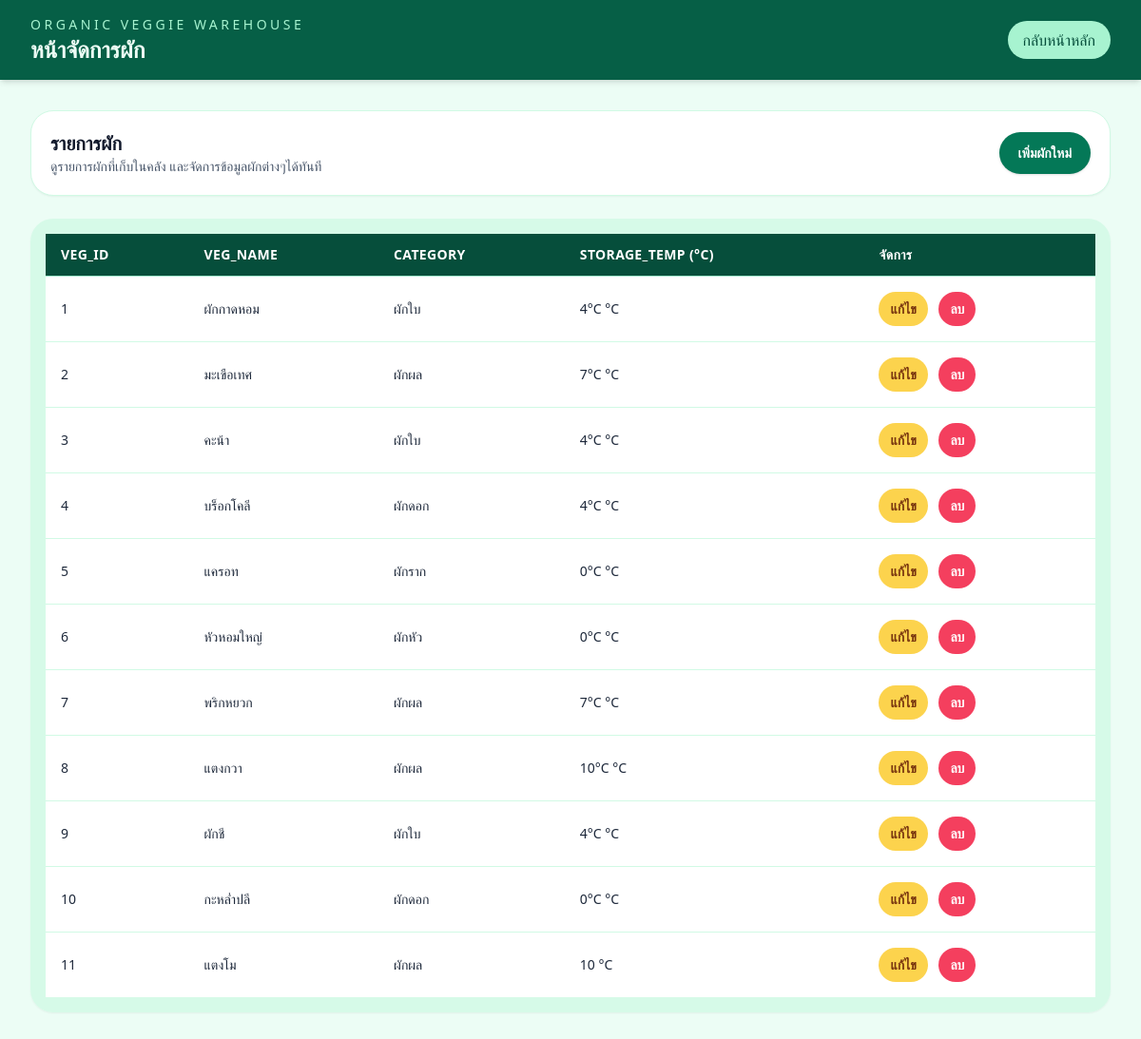
The app's page /vegetables, older data.
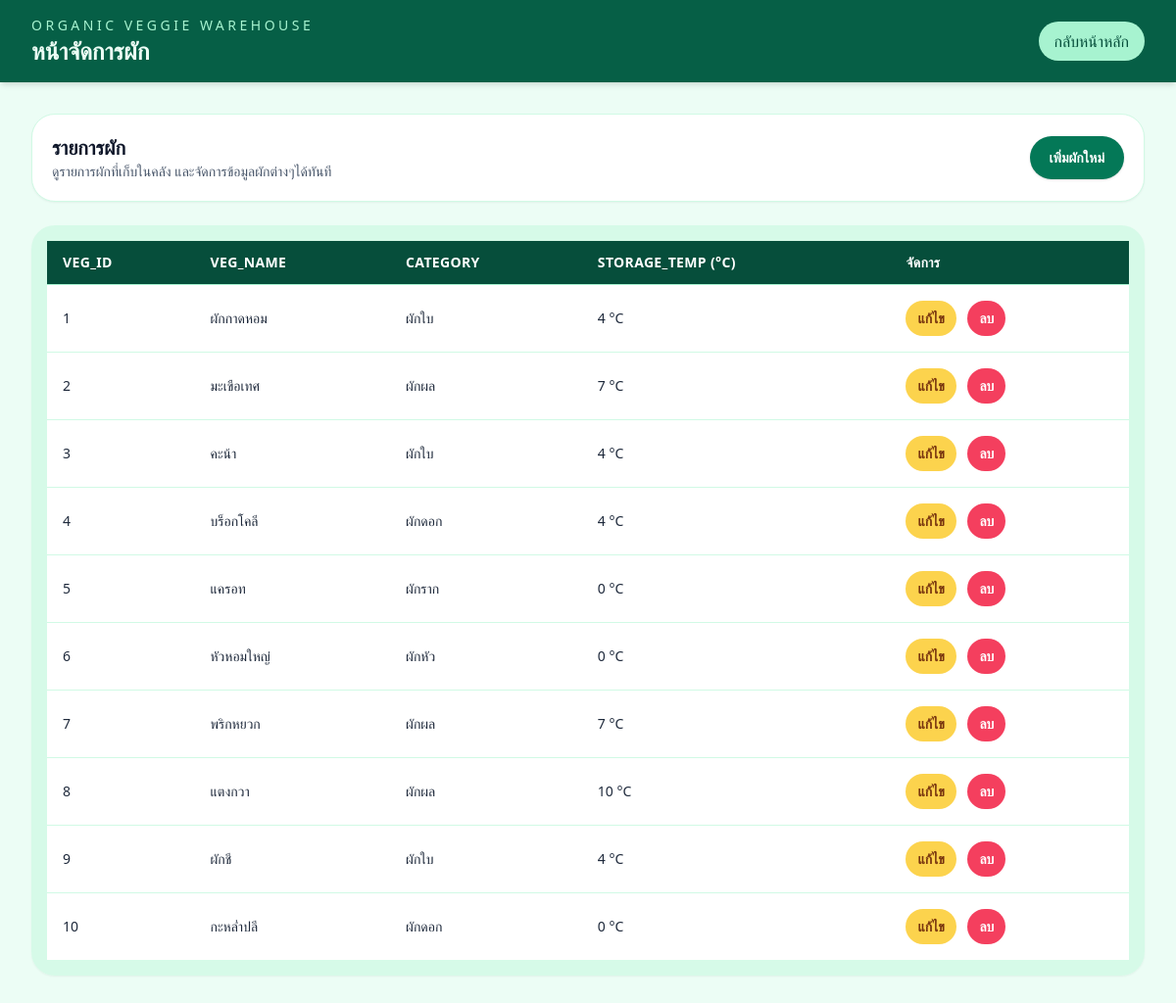
The same page, newer data.
### tables this page shows
CREATE TABLE Vegetables (
    veg_id INTEGER PRIMARY KEY,
    veg_name TEXT NOT NULL,
    category TEXT,
    storage_temp TEXT
);

### app.py (the view)
@app.route('/vegetables')
def vegetables():
    conn = get_db()
    cur = conn.cursor()
    cur.execute("SELECT * FROM Vegetables")
    veggies = cur.fetchall()
    conn.close()
    return render_template('vegetables.html', veggies=veggies)

### app.py (called while the page is built)
def get_db():
    conn = sqlite3.connect(DATABASE)
    conn.row_factory = sqlite3.Row
    return conn

### templates/vegetables.html (shortened to what this page needs)
<!DOCTYPE html>
<html lang="th">
<head>
    <script src="https://cdn.tailwindcss.com"></script>
</head>
<body class="min-h-screen bg-emerald-50 text-slate-800">
    <header class="bg-emerald-800 text-emerald-50 shadow-md">
        <div class="mx-auto max-w-7xl px-4 py-4 sm:px-6 lg:px-8 flex flex-col sm:flex-row sm:items-center sm:justify-between gap-3">
            <div>
                <p class="text-sm uppercase tracking-[0.25em] text-emerald-200">Organic Veggie Warehouse</p>
                <h1 class="text-2xl font-semibold">หน้าจัดการผัก</h1>
            </div>
            <div class="flex flex-wrap items-center gap-2">
                <a href="{{ url_for('index') }}" class="rounded-full bg-emerald-200 px-4 py-2 text-emerald-900 hover:bg-emerald-100 transition">กลับหน้าหลัก</a>
            </div>
        </div>
    </header>
    <main class="mx-auto max-w-7xl px-4 py-8 sm:px-6 lg:px-8">
        <section class="mb-6 rounded-3xl border border-emerald-100 bg-white p-5 shadow-sm">
            <div class="flex flex-col gap-4 md:flex-row md:items-center md:justify-between">
                <div>
                    <h2 class="text-xl font-semibold text-slate-900">รายการผัก</h2>
                    <p class="text-sm text-slate-600">ดูรายการผักที่เก็บในคลัง และจัดการข้อมูลผักต่างๆได้ทันที</p>
                </div>
                <a href="{{ url_for('add_vegetable') }}" class="inline-flex items-center justify-center rounded-full bg-emerald-700 px-5 py-3 text-sm font-semibold text-white shadow hover:bg-emerald-600 transition">เพิ่มผักใหม่</a>
            </div>
        </section>
        <section class="overflow-x-auto rounded-3xl bg-emerald-100/80 p-4 shadow-sm">
            <table class="min-w-full divide-y divide-emerald-200 text-sm">
                <thead class="bg-emerald-900 text-white">
                    <tr>
                        <th class="px-4 py-3 text-left uppercase tracking-wide">veg_id</th>
                        <th class="px-4 py-3 text-left uppercase tracking-wide">veg_name</th>
                        <th class="px-4 py-3 text-left uppercase tracking-wide">category</th>
                        <th class="px-4 py-3 text-left uppercase tracking-wide">storage_temp (°C)</th>
                        <th class="px-4 py-3 text-left uppercase tracking-wide">จัดการ</th>
                    </tr>
                </thead>
                <tbody class="divide-y divide-emerald-100 bg-white">
                    {% for veg in veggies %}
                    <tr class="hover:bg-emerald-50">
                        <td class="px-4 py-4">{{ veg[0] }}</td>
                        <td class="px-4 py-4">{{ veg[1] }}</td>
                        <td class="px-4 py-4">{{ veg[2] }}</td>
                        <td class="px-4 py-4">{{ veg[3] }} °C</td>
                        <td class="px-4 py-4 space-x-2">
                            <a href="{{ url_for('edit_vegetable', id=veg[0]) }}" class="inline-flex rounded-full bg-amber-300 px-3 py-2 text-sm font-semibold text-amber-900 hover:bg-amber-200 transition">แก้ไข</a>
                            <form method="post" action="{{ url_for('delete_vegetable', id=veg[0]) }}" class="inline-block">
                                <button type="submit" onclick="return confirm('ยืนยันการลบข้อมูลผักนี้หรือไม่?')" class="inline-flex rounded-full bg-rose-500 px-3 py-2 text-sm font-semibold text-white hover:bg-rose-400 transition">ลบ</button>
                            </form>
                        </td>
                    </tr>
                    {% endfor %}
                </tbody>
            </table>
        </section>
    </main>
</body>
</html>

Row changes from the older to the newer data that the page shows:
removed Vegetables: veg_id "11", veg_name "แตงโม", category "ผักผล", storage_temp "10"
changed Vegetables "ผักกาดหอม": storage_temp "4°C" → "4"
changed Vegetables "มะเขือเทศ": storage_temp "7°C" → "7"
changed Vegetables "คะน้า": storage_temp "4°C" → "4"
changed Vegetables "บร็อกโคลี": storage_temp "4°C" → "4"
changed Vegetables "แครอท": storage_temp "0°C" → "0"
changed Vegetables "หัวหอมใหญ่": storage_temp "0°C" → "0"
changed Vegetables "พริกหยวก": storage_temp "7°C" → "7"
changed Vegetables "แตงกวา": storage_temp "10°C" → "10"
changed Vegetables "ผักชี": storage_temp "4°C" → "4"
changed Vegetables "กะหล่ำปลี": storage_temp "0°C" → "0"
